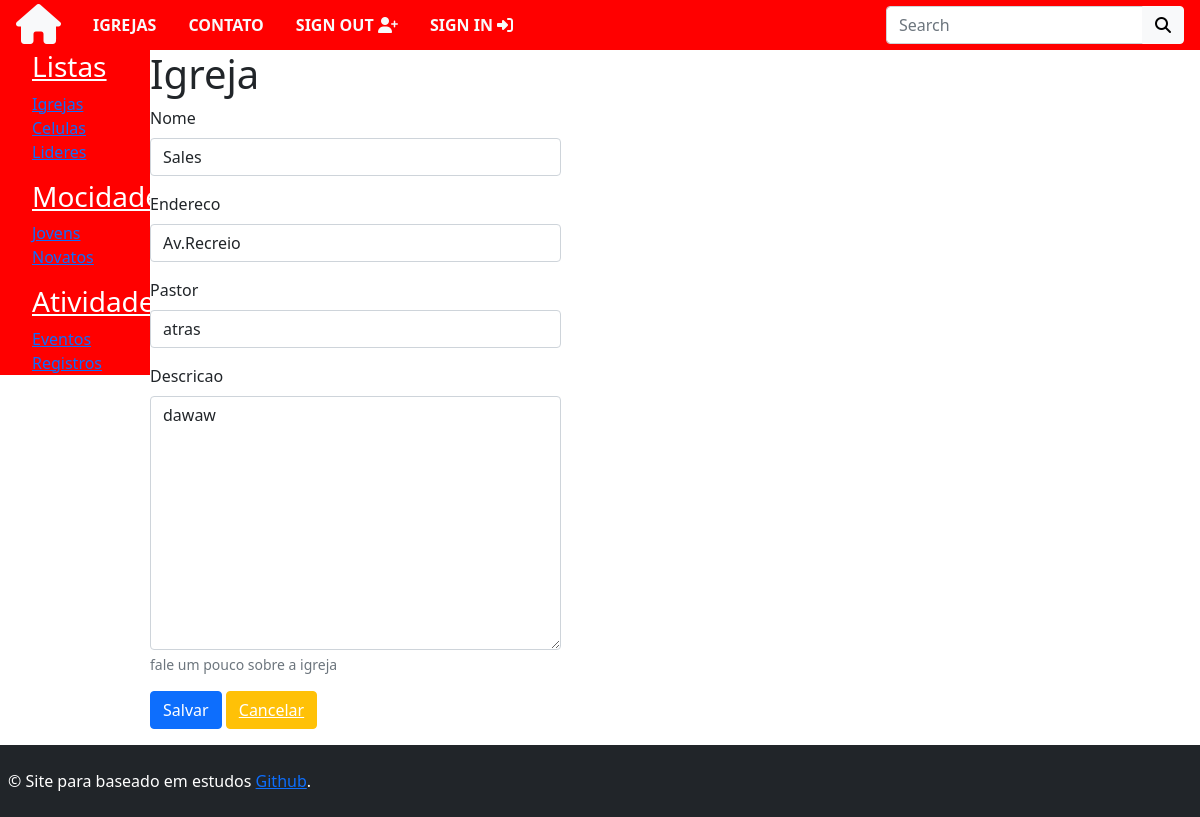
The page /6/igrejaAtualizar/ on the database its author committed.
### apps/igreja/models.py (models this page shows, shortened)
class Igreja(models.Model):
    nome = models.CharField(max_length=200, null=False, blank=False)
    endereco = models.CharField(max_length=200, null=False, blank=False)
    pastor = models.CharField(max_length=150, null=False, blank=False)
    descricao = models.TextField(help_text='fale um pouco sobre a igreja')
    image = StdImageField('Imagem', upload_to=get_file_path,
                          variations={'thumb': {'width': 480, 'height': 480, 'crop': True}}, blank=True, null=True)

### apps/igreja/views.py (the view)
# urls.py: path('<int:pk>/igrejaAtualizar/', UpdateIgrejaView.as_view(), name='igrejaAtualizar'),
class UpdateIgrejaView(UpdateView):
    model = Igreja
    template_name = 'igreja/CrudBasedViews/igreja_form.html'
    fields = ['nome', 'endereco', 'pastor', 'descricao']
    success_url = reverse_lazy('igrejaHtml')

### templates/igreja/CrudBasedViews/igreja_form.html (shortened to what this page needs)
{% extends 'base.html' %}
{% load bootstrap4 %}
{% block context %}
    <h1>Igreja</h1>
    <form method="post">
        {% bootstrap_form form %}
        {% buttons %}
            <button type="submit" class="btn btn-primary">Salvar</button>
            <button type="button" class="btn btn-warning">
                <a href="{% url 'igrejaHtml' %}" style="color: white">Cancelar</a>
            </button>
        {% endbuttons %}
    </form>
{% endblock %}

### static/style/style.css (style rules this page uses)
body { height: 100%; }

### rows shown on the page
Igreja: nome "Sales", endereco "Av.Recreio", pastor "atras", descricao "dawaw"
